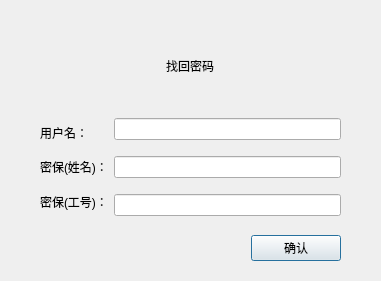
<?xml version="1.0" encoding="UTF-8"?>
<ui version="4.0">
 <class>Dialog</class>
 <widget class="QDialog" name="Dialog">
  <property name="geometry">
   <rect>
    <x>0</x>
    <y>0</y>
    <width>381</width>
    <height>281</height>
   </rect>
  </property>
  <property name="maximumSize">
   <size>
    <width>381</width>
    <height>281</height>
   </size>
  </property>
  <property name="windowTitle">
   <string>Dialog</string>
  </property>
  <layout class="QVBoxLayout" name="verticalLayout_5">
   <item>
    <widget class="QWidget" name="widget" native="true">
     <layout class="QHBoxLayout" name="horizontalLayout_3">
      <item>
       <spacer name="horizontalSpacer_3">
        <property name="orientation">
         <enum>Qt::Horizontal</enum>
        </property>
        <property name="sizeType">
         <enum>QSizePolicy::Fixed</enum>
        </property>
        <property name="sizeHint" stdset="0">
         <size>
          <width>20</width>
          <height>13</height>
         </size>
        </property>
       </spacer>
      </item>
      <item>
       <layout class="QVBoxLayout" name="verticalLayout_3">
        <item alignment="Qt::AlignHCenter">
         <widget class="QLabel" name="label">
          <property name="styleSheet">
           <string notr="true">font: 700 18pt &quot;Yu Gothic UI&quot;;</string>
          </property>
          <property name="text">
           <string>找回密码</string>
          </property>
         </widget>
        </item>
        <item>
         <layout class="QHBoxLayout" name="horizontalLayout">
          <item>
           <layout class="QVBoxLayout" name="verticalLayout">
            <item>
             <widget class="QLabel" name="username_label">
              <property name="text">
               <string>用户名：</string>
              </property>
             </widget>
            </item>
            <item>
             <widget class="QLabel" name="question1_label">
              <property name="text">
               <string>密保(姓名)：</string>
              </property>
             </widget>
            </item>
            <item>
             <widget class="QLabel" name="question2_label">
              <property name="text">
               <string>密保(工号)：</string>
              </property>
             </widget>
            </item>
           </layout>
          </item>
          <item>
           <layout class="QVBoxLayout" name="verticalLayout_2">
            <item>
             <widget class="QLineEdit" name="username_edit"/>
            </item>
            <item>
             <spacer name="verticalSpacer">
              <property name="orientation">
               <enum>Qt::Vertical</enum>
              </property>
              <property name="sizeType">
               <enum>QSizePolicy::Fixed</enum>
              </property>
              <property name="sizeHint" stdset="0">
               <size>
                <width>20</width>
                <height>10</height>
               </size>
              </property>
             </spacer>
            </item>
            <item>
             <widget class="QLineEdit" name="question1_edit"/>
            </item>
            <item>
             <spacer name="verticalSpacer_2">
              <property name="orientation">
               <enum>Qt::Vertical</enum>
              </property>
              <property name="sizeType">
               <enum>QSizePolicy::Fixed</enum>
              </property>
              <property name="sizeHint" stdset="0">
               <size>
                <width>20</width>
                <height>10</height>
               </size>
              </property>
             </spacer>
            </item>
            <item>
             <widget class="QLineEdit" name="question2_edit"/>
            </item>
           </layout>
          </item>
         </layout>
        </item>
        <item>
         <spacer name="verticalSpacer_4">
          <property name="orientation">
           <enum>Qt::Vertical</enum>
          </property>
          <property name="sizeType">
           <enum>QSizePolicy::Fixed</enum>
          </property>
          <property name="sizeHint" stdset="0">
           <size>
            <width>20</width>
            <height>13</height>
           </size>
          </property>
         </spacer>
        </item>
        <item>
         <layout class="QHBoxLayout" name="horizontalLayout_2">
          <item>
           <spacer name="horizontalSpacer">
            <property name="orientation">
             <enum>Qt::Horizontal</enum>
            </property>
            <property name="sizeHint" stdset="0">
             <size>
              <width>40</width>
              <height>20</height>
             </size>
            </property>
           </spacer>
          </item>
          <item>
           <widget class="QPushButton" name="confirm_btn">
            <property name="minimumSize">
             <size>
              <width>90</width>
              <height>0</height>
             </size>
            </property>
            <property name="text">
             <string>确认</string>
            </property>
           </widget>
          </item>
         </layout>
        </item>
       </layout>
      </item>
      <item>
       <spacer name="horizontalSpacer_2">
        <property name="orientation">
         <enum>Qt::Horizontal</enum>
        </property>
        <property name="sizeType">
         <enum>QSizePolicy::Fixed</enum>
        </property>
        <property name="sizeHint" stdset="0">
         <size>
          <width>20</width>
          <height>13</height>
         </size>
        </property>
       </spacer>
      </item>
     </layout>
    </widget>
   </item>
  </layout>
 </widget>
 <resources/>
 <connections/>
</ui>
